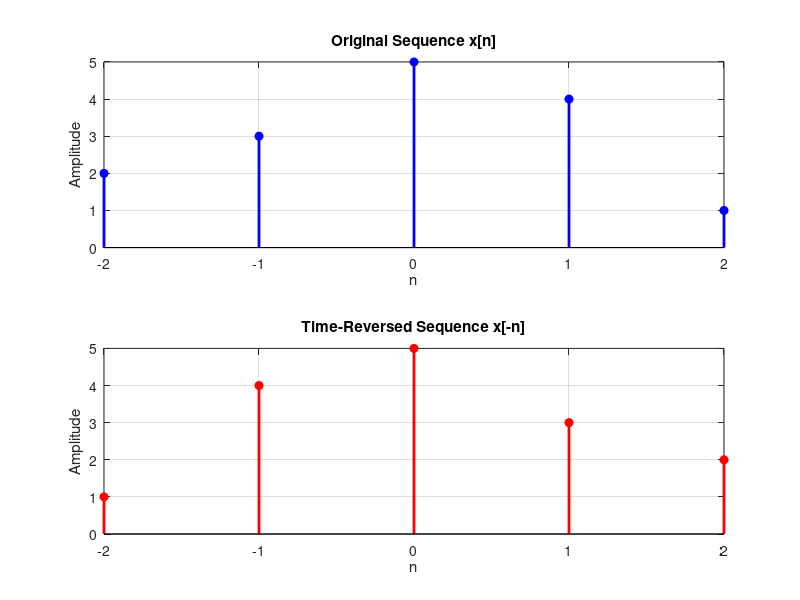

The MATLAB script that drew this image:
clc; clear; close all;

% Define the original sequence and its time index
x = [2 3 5 4 1];       % Amplitudes
n = -2:2;              % Corresponding time indices

% Time reversal: x[-n]
x_rev = fliplr(x);     % Flip the sequence
n_rev = -fliplr(n);    % Flip and negate the time indices

% Plot original sequence
subplot(2,1,1);
stem(n, x, 'filled', 'b', 'LineWidth', 2);
title('Original Sequence x[n]');
xlabel('n'); ylabel('Amplitude');
grid on;

% Plot time-reversed sequence
subplot(2,1,2);
stem(n_rev, x_rev, 'filled', 'r', 'LineWidth', 2);
title('Time-Reversed Sequence x[-n]');
xlabel('n'); ylabel('Amplitude');
grid on;

